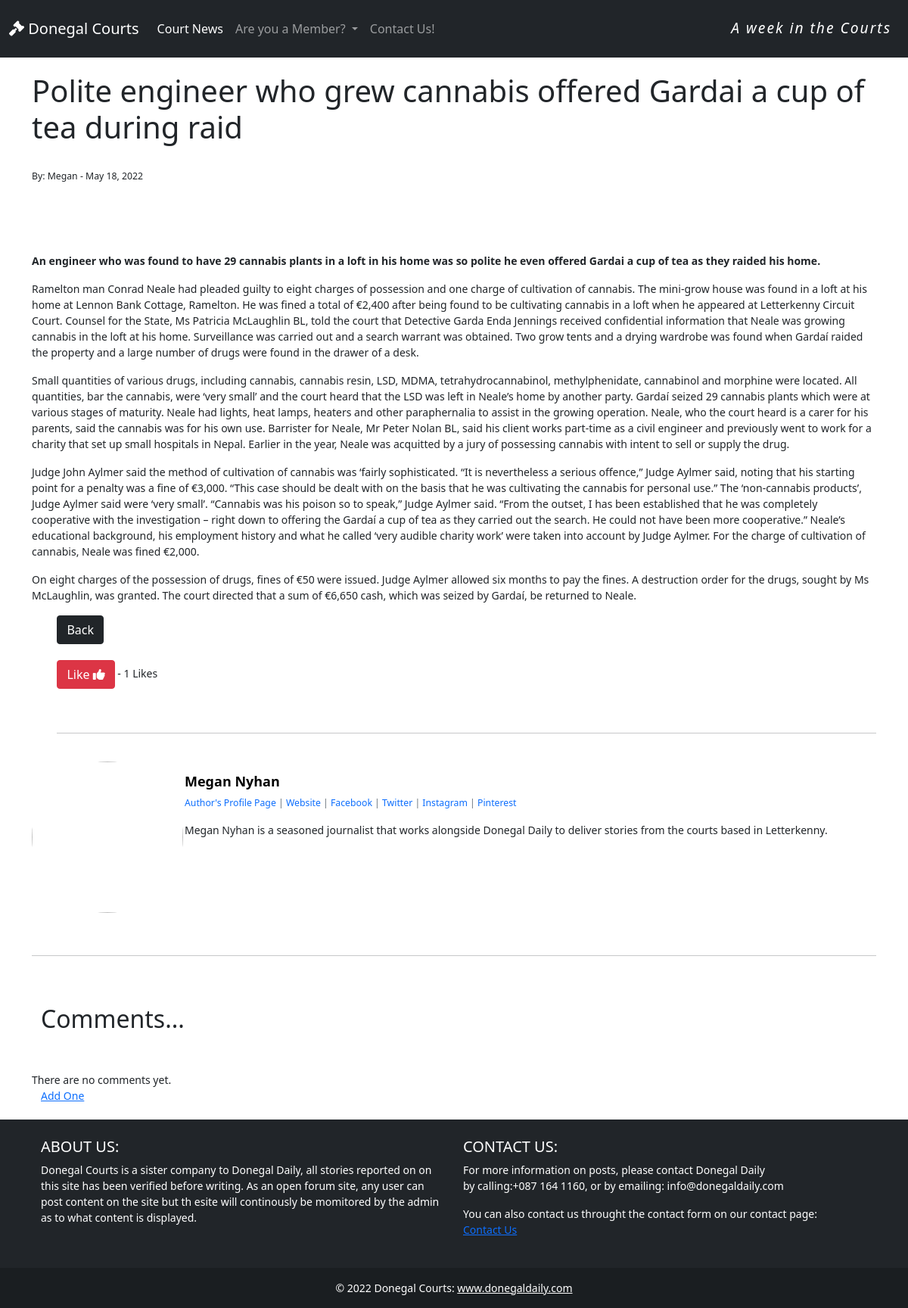
The app's page /article/1 with its own data.
### blog/models.py (models this page shows, shortened)
class Post(models.Model):
    title = models.CharField(max_length=255, unique=True)
    title_tag = models.CharField(max_length=200)
    featured_image = CloudinaryField('image', default='placeholder')
    snippet = models.CharField(max_length=255)
    author = models.ForeignKey(User, on_delete=models.CASCADE)
    category = models.CharField(max_length=255, null=True)
    body = RichTextField(blank=True, null=True)
    post_date = models.DateField(auto_now_add=True)
    likes = models.ManyToManyField(User, related_name='blog_posts')
    def total_likes(self):
        return self.likes.count()
    class Meta:
        ordering = ['post_date']

class Profile(models.Model):
    user = models.OneToOneField(User, null=True, on_delete=models.CASCADE)
    bio = models.TextField()
    profile_pic = CloudinaryField('image', default='placeholder')
    website_url = models.CharField(max_length=255, null=True, blank=True)
    facebook_url = models.CharField(max_length=255, null=True, blank=True)
    twitter_url = models.CharField(max_length=255, null=True, blank=True)
    instagram_url = models.CharField(max_length=255, null=True, blank=True)
    pinterest_url = models.CharField(max_length=255, null=True, blank=True)

### blog/views.py (the view)
# urls.py: path('article/<int:pk>', PostDetailView.as_view(), name='post-detail'),
class PostDetailView(DetailView):
    model = Post
    template_name = 'post_detail.html'
    def get_context_data(self, *args, **kwargs):
        context = super(PostDetailView, self).get_context_data()
        stuff = get_object_or_404(Post, id=self.kwargs['pk'])
        total_likes = stuff.total_likes()
        context["total_likes"] = total_likes
        return context

### templates/post_detail.html (shortened to what this page needs)
{% extends 'base.html'%}
{% load static %}
{% block content %}
<div class = "container" >
    <div class="row">
    <h1 class="post-title"> {{ post.title }}</h1>
    <small>
        <br/>
    <small> By: {{ post.author.first_name }} - {{ post.post_date }}</small>
    <br/><br/>
        <br/>
        <div class="post-body">
            {{ post.body|safe }}
        </div>
        <div class="button">
            <a class="btn btn-dark " href="{% url 'home' %}">Back</a>
            <br/><br/>
            <form action="{% url 'like_post' post.pk %}"
            method="POST">
            <button type="submit", name="post_id", value="{{ post.id }}", class="btn btn-danger btn-md float-left">
                 Like  <i class="fa-solid fa-thumbs-up"></i></button> - {{ total_likes }}
                 Likes
            </form>
            <br/><br/>
            <hr>
            <br/>
        </div>
    </div>
    <div class="card mb-3">
        <div class="row g-0">
            <div class="col-md-2">
                <div class="profile-pic">
                    <img class="rounded-circle" src="{{ post.author.profile.profile_pic.url }}">
                </div>
            </div>
          <div class="col-md-10">
            <div class="card-body">
                <h5 class="card-title"><strong>{{ post.author.first_name }} {{ post.author.last_name }}
                </strong></h5>
                <p class="small text-muted" id="user-links">
                    <a href="{% url 'show_profile_page' post.author.profile.id %}" target="_blank"> Author's Profile Page </a>
                    {% if post.author.profile.website_url %}
                        | <a href="{{ post.author.profile.website_url }}" target="_blank"> Website </a>
                    {% endif %}
                    {% if post.author.profile.website_url %}
                       | <a href="{{ post.author.profile.facebook_url }}" target="_blank">Facebook </a>
                    {% endif %}
                    {% if post.author.profile.website_url %}
                        | <a href="{{ post.author.profile.twitter_url }}" target="_blank">Twitter </a>
                    {% endif %}
                    {% if post.author.profile.website_url %}
                        | <a href="{{ post.author.profile.instagram_url }}" target="_blank">Instagram </a>
                    {% endif %}
                    {% if post.author.profile.website_url %}
                        | <a href="{{ post.author.profile.pinterest_url }}" target="_blank">Pinterest </a>
                    {% endif %}
                </p>
              <p class="card-text">{{ post.author.profile.bio }}</p>
            </div>
          </div>
        </div>
      </div>
      <br/>
      <hr>
    <br/><br/>
        <div class = "container" >
            <div class="row">
            <h2> Comments...</h2>
            <br/><br/>
            {% if not post.comments.all %}
                There are no comments yet. <a href="{% url 'add-comment' post.pk %}">Add One</a>
            {% endif %}
            <br/><br/>
            </div>
        </div>
    </div>
{% endblock %}

### templates/base.html (shortened to what this page needs)
{% load static %}
<!doctype html>
<html lang="en" class="h-100">
  <head>
    <link href="https://cdn.jsdelivr.net/npm/bootstrap@5.1.3/dist/css/bootstrap.min.css" rel="stylesheet"
>
    <link rel="stylesheet" href="{% static 'style.css' %}">
    <link rel="stylesheet" href="path/to/font-awesome/css/font-awesome.min.css">
  </head>
  <body>
      <nav class="navbar navbar-expand-lg navbar-dark bg-dark">
        <div class="container-fluid">
          <a class="navbar-brand" href="{% url 'home' %}"><i class="fa-solid fa-gavel"></i> Donegal Courts</a>
          <div class="collapse navbar-collapse" id="navbarSupportedContent">
            <ul class="navbar-nav me-auto mb-2 mb-lg-0">
              {% if user.is_authenticated %}
              <li class="nav-item dropdown">
                <a class="nav-link dropdown-toggle" href="#" id="navbarDropdown" role="button" data-bs-toggle="dropdown" aria-expanded="false">
                  Hello, {{ user.first_name}}!
                </a>
                <ul class="dropdown-menu" aria-labelledby="navbarDropdown">
                  <li><a class="dropdown-item" href="{% url 'edit_profile' %}">Edit Profile</a></li>
                    <li><hr class="dropdown-divider"></li>
                  <li><a class="dropdown-item" href="{% url 'logout' %}">Log Out</a></li>
                </ul>
              </li>
              {% else %}
              <li class="nav-item">
                <a class="nav-link active" aria-current="page" href="{% url 'home' %}">Court News</a>
              </li>
              <li class="nav-item dropdown">
                <a class="nav-link dropdown-toggle" href="#" id="navbarDropdown" role="button" data-bs-toggle="dropdown" aria-expanded="false">
                  Are you a Member?
                </a>
              {% endif %}
                <li class="nav-item">
                  <a class="nav-link" aria-current="page" href="{% url 'contact' %}">Contact Us!</a>
                </li>
          </div>
          <ul class="navbar-nav mr-auto">
            </li><p class="tag-line"> <i>A week in the Courts</i></p></li>
          </ul>
        </div>
</nav>
    {% block content %}{% endblock content %}
    <footer class="bg-dark text-center text-lg-start">
      <div class="container p-4">
        <div class="row">
          <div class="col-lg-6 col-md-12 mb-4 mb-md-0">
            <h5 class="text-uppercase text-white">ABOUT US:</h5>
            <p class="footer-text text-white">
              Donegal Courts is a sister company to Donegal Daily, all stories reported on on this site has been verified before writing. As an open forum site, any user can post content on the site but th esite will continously be momitored by the admin as to what content is displayed.
            </p>
          </div>
          <div class="col-lg-6 col-md-12 mb-4 mb-md-0">
            <h5 class="text-uppercase text-white">Contact Us:</h5>
            <p class="text-white">
              For more information on posts, please contact Donegal Daily <br> by calling:+087 164 1160, or by emailing: info@donegaldaily.com
            </p>
            <p class="text-white"> You can also contact us throught the contact form on our contact page: <br><a href="{% url 'contact' %}"> Contact Us</a></p>
          </div>
        </div>
      </div>
      <div class="text-center p-3 text-white" style="background-color: rgba(0, 0, 0, 0.2);">
        © 2022 Donegal Courts:
        <a class="text-white" href="https://www.donegaldaily.com/" target="_blank">www.donegaldaily.com</a>
      </div>
    </footer>
    <link rel="stylesheet" href="https://use.fontawesome.com/releases/v5.7.1/css/all.css">
  </body>
</html>

### static/style.css (style rules this page uses)
body { background-color: white; }
.card { border: none; }
.card-title { text-decoration: none; color: black; font-size: large; font-weight: 400; }
.button { padding-left: 3%; }
.post-body { padding-top: 50px; }
.post-title { padding-top: 20px; }
.profile-pic > img { width: 200px; height:200px; }
.tag-line { margin-top: 15px; padding-right:10px; letter-spacing: 2px;; color:white; font-size: larger; font-weight: 150; }
#user-links > a { text-decoration: none; }
.footer-text { color: white; }

### records on screen
Post: title "Polite engineer who grew cannabis offered Gardai a cup of tea during raid", author.first_name "Megan", post_date "May 18, 2022", body "An engineer who was found to have 29 cannabis plants in a loft in his home was so polite he even offered Gardai a cup of tea as they raided his home. Ramelton man Conrad Neale had pleaded guilty to eight charges of possession and one charge of cultivation of cannabis. The mini-grow house was found in a loft at his home at Lennon Bank Cottage, Ramelton. He was fined a total of €2,400 after being found to be cultivating cannabis in a loft when he appeared at Letterkenny Circuit Court. Counsel for the State, Ms Patricia McLaughlin BL, told the court that Detective Garda Enda Jennings received confidential information that Neale was growing cannabis in the loft at his home. Surveillance was…", author.last_name "Nyhan", author.profile.bio "Megan Nyhan is a seasoned journalist that works alongside Donegal Daily to deliver stories from the courts based in Letterkenny."

### other values on screen
{{ total_likes }} "1"
